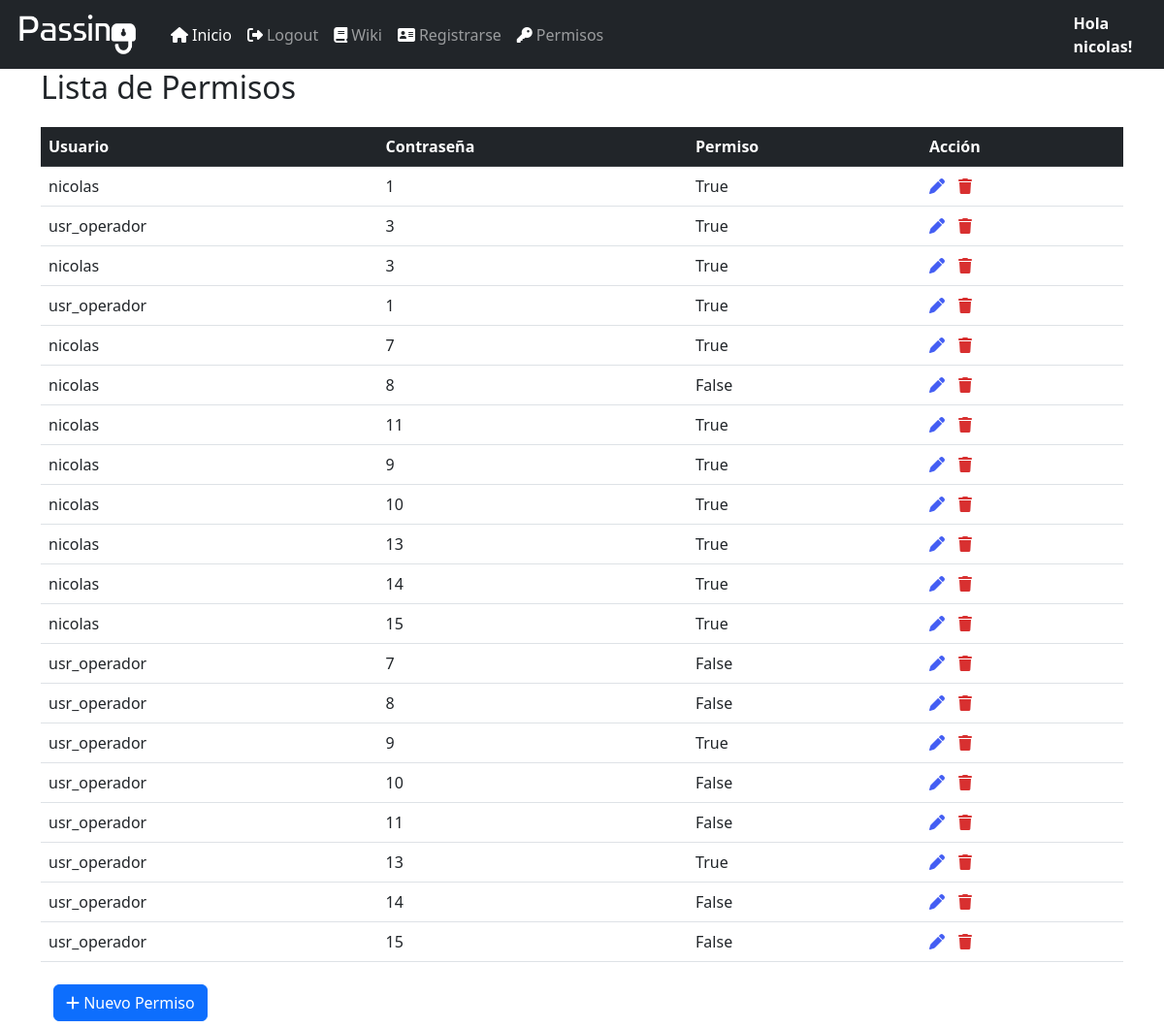
/perm/permissionlist (signed in), run on an earlier commit of the app's database.
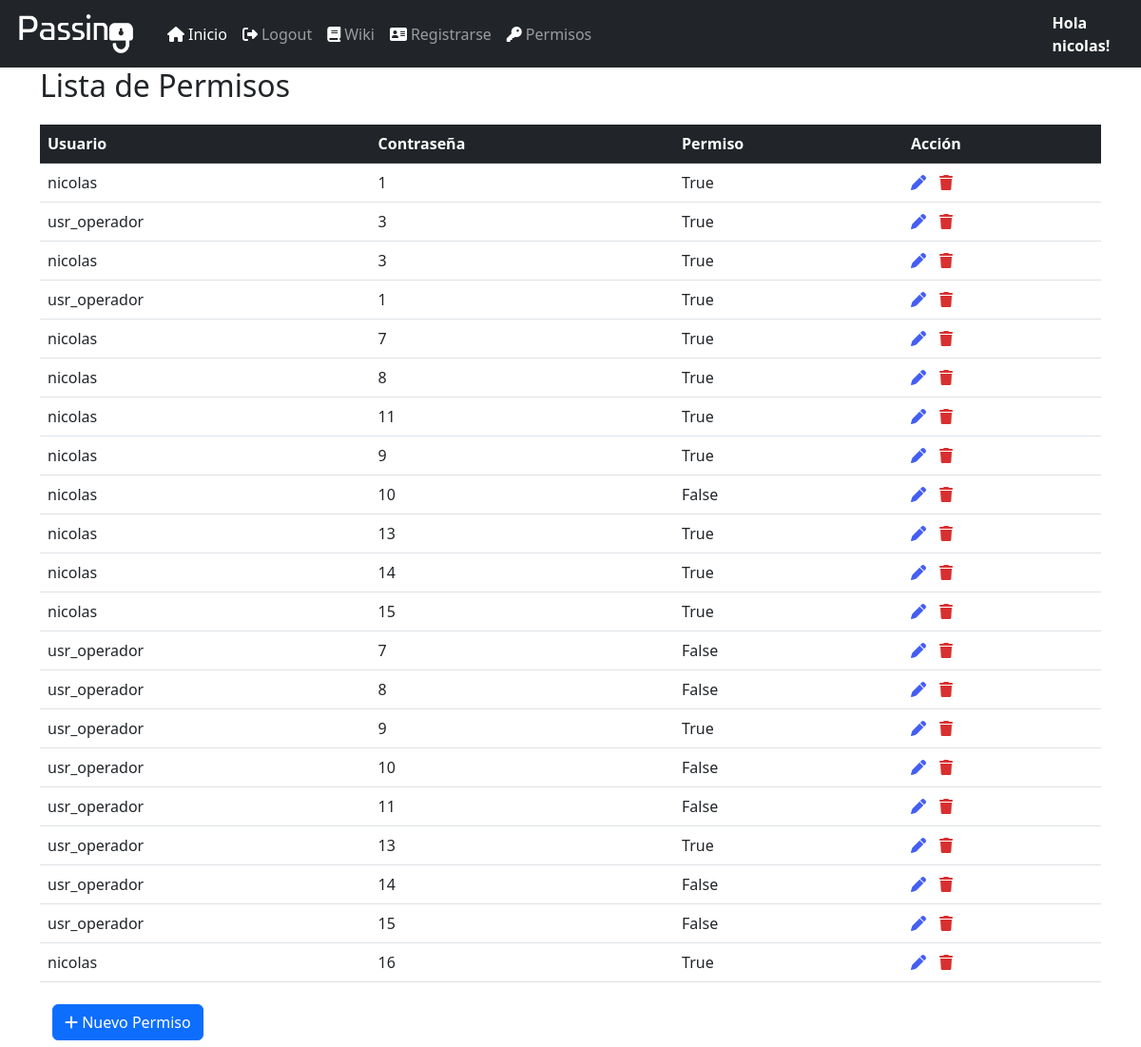
And on a later commit of the database.
### permission/models.py (models this page shows, shortened)
class ContraPermission(models.Model):
    user_id = models.ForeignKey(CustomUser, on_delete=models.CASCADE)
    contra_id = models.ForeignKey(Contrasena, on_delete=models.CASCADE)
    permission = models.CharField(max_length=20, null=True)
    perm_active = models.BooleanField(default = True)
    created = models.DateTimeField(auto_now=True)
    updated = models.DateTimeField(auto_now_add=True)

### login/models.py (models this page shows)
class CustomUser(AbstractUser):
    avatar = models.ImageField(blank=True, null=True, upload_to='static/')
    position = models.CharField(max_length=80,null=True)

### passbase/models.py (models this page shows, shortened)
class Contrasena(models.Model):
    nombre_contra = models.CharField(max_length=50, unique=True)
    seccion = models.ForeignKey(SeccionContra, on_delete=models.CASCADE)
    link = models.CharField(max_length=265)
    usuario = models.CharField(max_length=60)
    contraseña = models.CharField(max_length=60)
    actualizacion= models.IntegerField(default=30) #la contraseña pedirá cambio cada x dias de este campo
    info = models.CharField(max_length=260)
    active = models.BooleanField(default=True)
    created = models.DateTimeField(auto_now=True)
    updated = models.DateTimeField(auto_now_add=True)
    def __str__(self):
        return str(self.id)

### permission/views.py (the view)
# urls.py: path('permissionlist',PermissionListView.as_view(), name='permissionlist'),
@method_decorator(user_passes_test(is_administrator), name='dispatch') #no permite ingreso si no es superuser
class PermissionListView(ListView):
    model = ContraPermission
    template_name = 'listpermission.html'
    def get_context_data(self, **kwargs):
        context = super().get_context_data(**kwargs)
        context['title'] = 'Lista de Permisos'
        return context
    def get_queryset(self):
        return ContraPermission.objects.all()

### permission/views.py (called while the page is built)
def is_administrator(user):
    return user.is_superuser

### templates/listpermission.html (shortened to what this page needs)
<!DOCTYPE html>
{% extends 'base.html'%}
{% load static %}
{% block head %}
<link rel="stylesheet" href="{% static 'lib/datatables-1.13.1/css/dataTables.bootstrap5.min.css' %}"/>
<link rel="stylesheet" href="{% static 'lib/datatables-1.13.1/plugins/responsive-2.4.0/css/responsive.bootstrap5.min.css' %}"/>
{% endblock %}
{% block content %}
<div class="container" style="height: 60px;">
    <h2>{{title}}</h2>
</div>
    <div class="container">
            <table class="table" id="data">
                <thead class="table-dark">
                    <tr >
                        <th scope="col">Usuario</th>
                        <th scope="col">Contraseña</th>
                        <th scope="col">Permiso</th>
                        <th scope="col">Acción</th>
                    </tr>
                </thead>
                <tbody>
                    {% for perm in object_list %}
                    <tr>
                        <td>{{ perm.user_id }}</td>
                        <td>{{ perm.contra_id }}</td>
                        <td>{{ perm.permission }}</td>
                        <td> <a href=" # "<i class="fas fa-pen" style="margin-right:10px; text-decoration-line: None;color: rgb(68, 94, 243);"></i></a>
                            <a href=" # "<i class="fas fa-trash" style="margin-right:10px; text-decoration-line: None; color: rgb(216, 48, 48);"></i></a>
                            </td>
                    </tr>
                </tbody>
                    {% endfor %}
            </table>
            <div>
                <button class="btn">
                    <a class="btn btn-primary btn-flat" href = "#">
                    <i class="fas fa-plus"></i> Nuevo Permiso </a>
                </button>
            </div>
    </div>
{% endblock %}

What changed in the data, as far as the page shows it:
changed ContraPermission (number 6 of 21 on the later page): permission "False" → "True"
changed ContraPermission (number 9 of 21 on the later page): permission "True" → "False"
added ContraPermission: user_id "nicolas", contra_id "16", permission "True"
